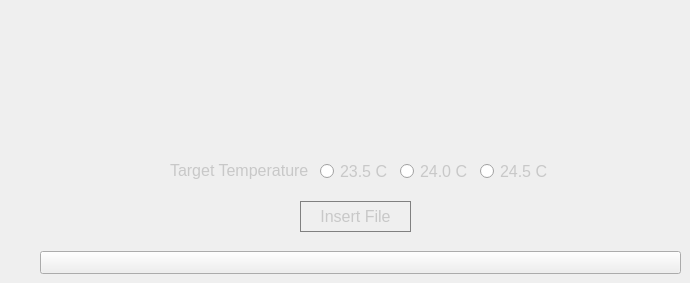
    <widget class="QWidget" name="tab">
     <attribute name="title">
      <string>General</string>
     </attribute>
     <widget class="QLabel" name="label_28">
      <property name="geometry">
       <rect>
        <x>170</x>
        <y>160</y>
        <width>141</width>
        <height>21</height>
       </rect>
      </property>
      <property name="font">
       <font>
        <family>Arial</family>
        <pointsize>12</pointsize>
       </font>
      </property>
      <property name="styleSheet">
       <string notr="true">color: rgb(200,200,200);</string>
      </property>
      <property name="text">
       <string>Target Temperature :</string>
      </property>
     </widget>
     <widget class="QRadioButton" name="radioButton">
      <property name="geometry">
       <rect>
        <x>320</x>
        <y>161</y>
        <width>71</width>
        <height>21</height>
       </rect>
      </property>
      <property name="font">
       <font>
        <family>Arial</family>
        <pointsize>12</pointsize>
       </font>
      </property>
      <property name="styleSheet">
       <string notr="true">color: rgb(200,200,200);</string>
      </property>
      <property name="text">
       <string>23.5 C</string>
      </property>
     </widget>
     <widget class="QRadioButton" name="radioButton_2">
      <property name="geometry">
       <rect>
        <x>400</x>
        <y>161</y>
        <width>71</width>
        <height>21</height>
       </rect>
      </property>
      <property name="font">
       <font>
        <family>Arial</family>
        <pointsize>12</pointsize>
       </font>
      </property>
      <property name="styleSheet">
       <string notr="true">color: rgb(200,200,200);</string>
      </property>
      <property name="text">
       <string>24.0 C</string>
      </property>
     </widget>
     <widget class="QRadioButton" name="radioButton_3">
      <property name="geometry">
       <rect>
        <x>480</x>
        <y>161</y>
        <width>71</width>
        <height>21</height>
       </rect>
      </property>
      <property name="font">
       <font>
        <family>Arial</family>
        <pointsize>12</pointsize>
       </font>
      </property>
      <property name="styleSheet">
       <string notr="true">color: rgb(200,200,200);</string>
      </property>
      <property name="text">
       <string>24.5 C</string>
      </property>
     </widget>
     <widget class="QPushButton" name="pushButton_5">
      <property name="geometry">
       <rect>
        <x>300</x>
        <y>201</y>
        <width>111</width>
        <height>31</height>
       </rect>
      </property>
      <property name="font">
       <font>
        <family>Arial</family>
        <pointsize>12</pointsize>
       </font>
      </property>
      <property name="styleSheet">
       <string notr="true">border: 1px solid gray;
color: rgb(200,200,200); </string>
      </property>
      <property name="text">
       <string>Insert File</string>
      </property>
     </widget>
     <widget class="QPushButton" name="pushButton_6">
      <property name="geometry">
       <rect>
        <x>40</x>
        <y>251</y>
        <width>641</width>
        <height>23</height>
       </rect>
      </property>
      <property name="styleSheet">
       <string notr="true">color: rgb(200,200,200); </string>
      </property>
      <property name="text">
       <string/>
      </property>
     </widget>
    </widget>
